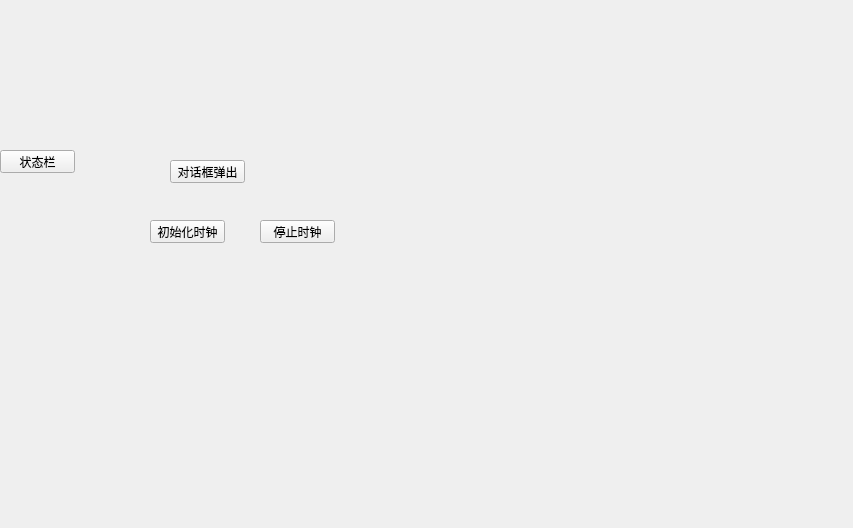
<?xml version="1.0" encoding="UTF-8"?>
<ui version="4.0">
 <class>Qtpower</class>
 <widget class="QWidget" name="Qtpower">
  <property name="geometry">
   <rect>
    <x>0</x>
    <y>0</y>
    <width>853</width>
    <height>528</height>
   </rect>
  </property>
  <property name="windowTitle">
   <string>Qtpower</string>
  </property>
  <widget class="QPushButton" name="pushButton">
   <property name="geometry">
    <rect>
     <x>170</x>
     <y>160</y>
     <width>75</width>
     <height>23</height>
    </rect>
   </property>
   <property name="text">
    <string>对话框弹出</string>
   </property>
  </widget>
  <widget class="QPushButton" name="btn_to_state">
   <property name="geometry">
    <rect>
     <x>0</x>
     <y>150</y>
     <width>75</width>
     <height>23</height>
    </rect>
   </property>
   <property name="text">
    <string>状态栏</string>
   </property>
  </widget>
  <widget class="QPushButton" name="btn_to_init_timer">
   <property name="geometry">
    <rect>
     <x>150</x>
     <y>220</y>
     <width>75</width>
     <height>23</height>
    </rect>
   </property>
   <property name="text">
    <string>初始化时钟</string>
   </property>
  </widget>
  <widget class="QPushButton" name="btn_to_stop_timer">
   <property name="geometry">
    <rect>
     <x>260</x>
     <y>220</y>
     <width>75</width>
     <height>23</height>
    </rect>
   </property>
   <property name="text">
    <string>停止时钟</string>
   </property>
  </widget>
 </widget>
 <layoutdefault spacing="6" margin="11"/>
 <resources/>
 <connections/>
</ui>
